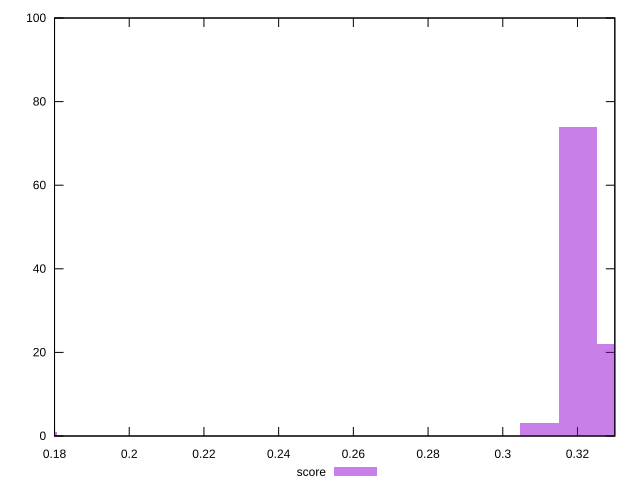

Recreate this plot in gnuplot.
reset

$score <<EOF
0.17553843632807012 1
0.320099501539422 74
0.3304252919116614 22
0.3097737111671826 3
EOF

set key outside below
set boxwidth 0.01032579037223942
set xrange [0.18:0.33]
set yrange [0:100]
set trange [0:100]
set style fill transparent solid 0.5 noborder
set terminal svg size 640, 490 enhanced background rgb 'white'
set output "reports/report_00033_2021-03-01T14-23-16.841Z/interactive/samples/astro-inner-cached/score/histogram.svg"

plot $score title "score" with boxes

reset
